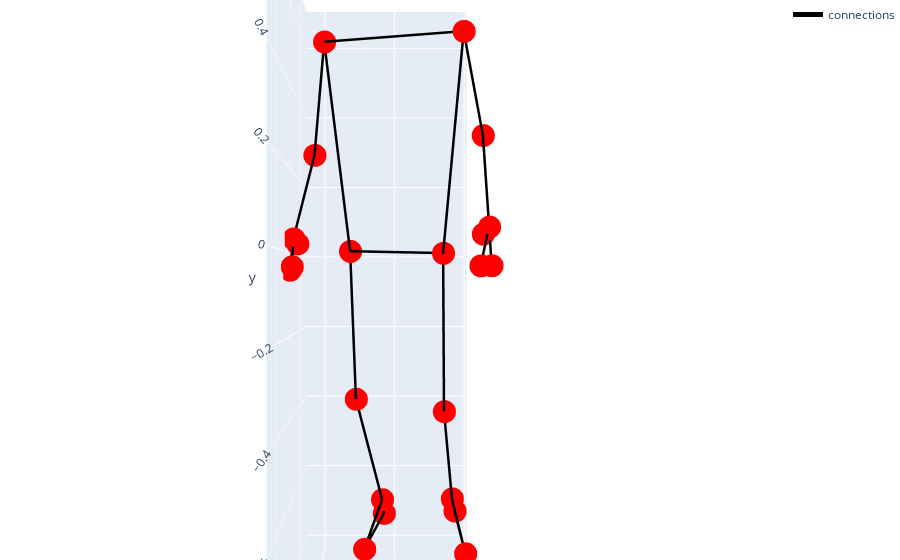

Here is the notebook cell this chart was saved with:
### Code cell
plot_landmarks(
        result.pose_world_landmarks,  mp_pose.POSE_CONNECTIONS)
